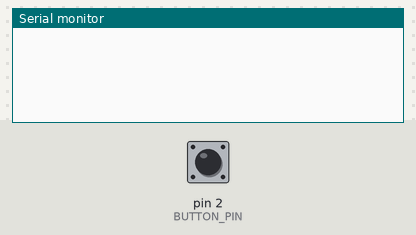
This sketch was run on a simulated Arduino Uno, built with avr-gcc and run on an emulated ATmega328P. On the bench: the last lines printed to the serial monitor. Inputs (shaded band) come from the test bench; at power-on: pin 2 (BUTTON_PIN) HIGH.

Above: at 1.2 s.
1.3 s: pin 2 (BUTTON_PIN) pulled LOW for 0.15 s
At 3.0 s:
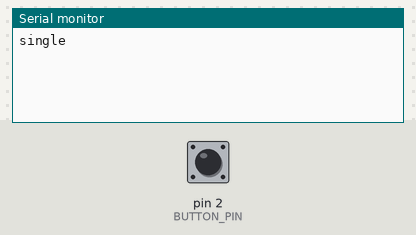
3.3 s: pin 2 (BUTTON_PIN) pulled LOW for 1 s
At 5.1 s:
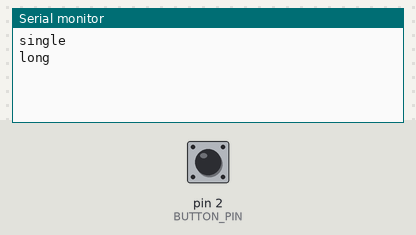
5.8 s: pin 2 (BUTTON_PIN) pulsed LOW 2 times (0.12 s each, 0.3 s apart)
At 7.4 s:
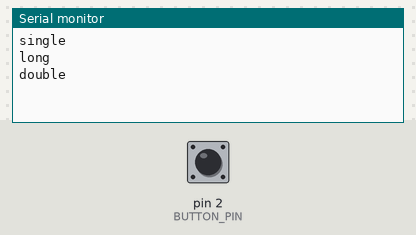

Measured:
- after the input at 1.3 s, the serial monitor: prints a new line after 0.53 s (image 1)
- after the input at 3.3 s, the serial monitor: prints a new line after 0.83 s (image 2)
- after the input at 5.8 s, the serial monitor: prints a new line after 0.45 s (image 3)

The sketch:

rukebox_button.ino
```cpp
// A push-button between BUTTON_PIN and GND: writes single, double or long on the serial port.

const int BUTTON_PIN = 2;
const unsigned long DEBOUNCE_MS = 30;
const unsigned long DOUBLE_WINDOW_MS = 350;
const unsigned long LONG_PRESS_MS = 800;

bool down = false;
bool lastRead = false;
bool longSent = false;
int clicks = 0;
unsigned long changedAt = 0;
unsigned long pressedAt = 0;
unsigned long releasedAt = 0;

void setup() {
  pinMode(BUTTON_PIN, INPUT_PULLUP);
  // 9600 is what a Linux serial port is at before anyone sets it.
  Serial.begin(9600);
}

void loop() {
  unsigned long now = millis();
  bool reading = digitalRead(BUTTON_PIN) == LOW;

  if (reading != lastRead) {
    lastRead = reading;
    changedAt = now;
  }

  if (now - changedAt >= DEBOUNCE_MS && reading != down) {
    down = reading;
    if (down) {
      pressedAt = now;
      longSent = false;
    } else if (!longSent) {
      clicks++;
      releasedAt = now;
    }
  }

  if (down && !longSent && now - pressedAt >= LONG_PRESS_MS) {
    longSent = true;
    clicks = 0;
    Serial.println("long");
  }

  if (clicks >= 2) {
    clicks = 0;
    Serial.println("double");
  } else if (clicks == 1 && !down && now - releasedAt >= DOUBLE_WINDOW_MS) {
    clicks = 0;
    Serial.println("single");
  }
}
```
